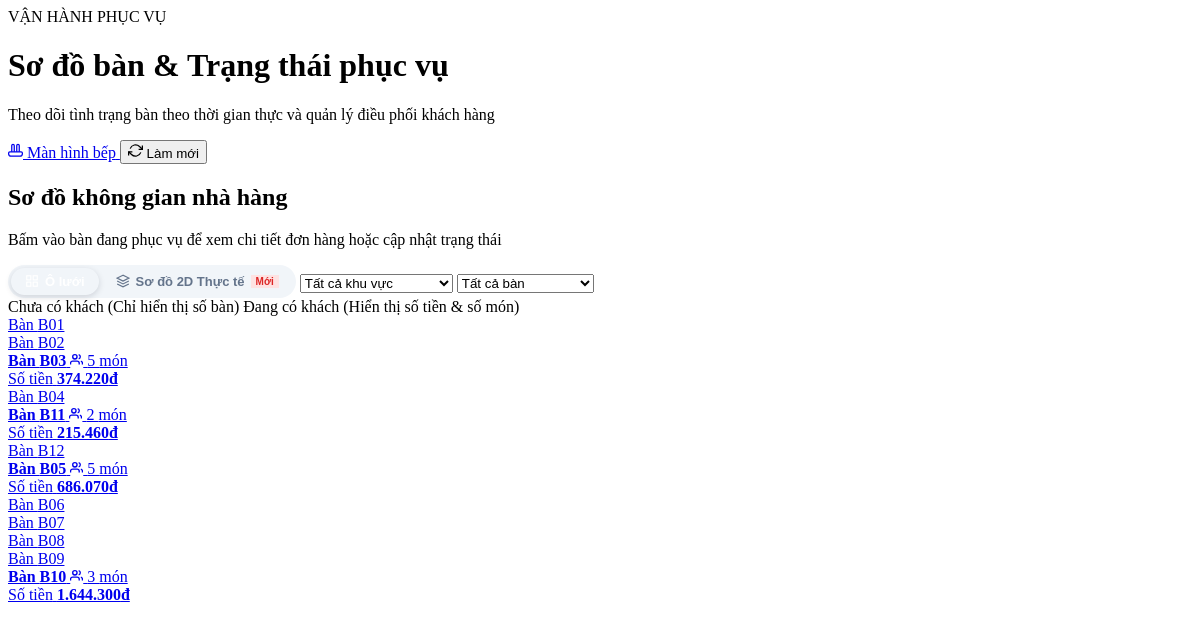
The page /pages/staff.php on the database its author committed.
### tables this page shows
CREATE TABLE `dining_tables` (
  `id` int(11) NOT NULL AUTO_INCREMENT,
  `code` varchar(20) NOT NULL,
  `name` varchar(100) NOT NULL,
  `area_id` int(11) NOT NULL,
  `capacity` int(11) NOT NULL DEFAULT 4,
  `pos_x` float NOT NULL DEFAULT 15,
  `pos_y` float NOT NULL DEFAULT 20,
  `shape` enum('square','round','rectangle') NOT NULL DEFAULT 'square',
  `width` int(11) NOT NULL DEFAULT 85,
  `height` int(11) NOT NULL DEFAULT 85,
  `status` enum('active','maintenance','hidden') NOT NULL DEFAULT 'active',
  `sort_order` int(11) NOT NULL DEFAULT 0,
  `created_at` datetime DEFAULT current_timestamp(),
  PRIMARY KEY (`id`),
  UNIQUE KEY `code` (`code`),
  KEY `idx_table_area` (`area_id`),
  KEY `idx_table_code` (`code`),
  KEY `idx_table_status` (`status`),
  CONSTRAINT `fk_dining_tables_area` FOREIGN KEY (`area_id`) REFERENCES `restaurant_areas` (`id`) ON UPDATE CASCADE
);

### includes/tables.php (called while the page is built, shortened)
<?php
require_once __DIR__ . '/../config/database.php';
function fetchOccupiedTables(PDO $pdo): array {
    $stmt = $pdo->query("
        SELECT o.`table_code`, i.`item_name` AS `name`, i.`unit_price` AS `price`, i.`qty`, i.`status`
        FROM `order_items` i
        JOIN `orders` o ON o.`id` = i.`order_id`
        WHERE o.`status` = 'open'
        ORDER BY o.`table_code`, i.`id`
    ");
    $itemsByTable = [];
    foreach ($stmt->fetchAll() as $row) {
        $itemsByTable[$row['table_code']][] = $row;
    }
    $occupied = [];
    foreach ($itemsByTable as $tableCode => $items) {
        try {
            $bill = calculateBill($items);
        } catch (InvalidArgumentException $e) {
            error_log('tables: ' . $tableCode . ' ' . $e->getMessage());
            continue;
        }
        if ($bill['lines'] !== []) {
            $occupied[$tableCode] = [
                'item_count' => count($bill['lines']),
                'total'      => $bill['total']
            ];
        }
    }
    return $occupied;
}
function getAllDiningTables(string $filterArea = '', string $filterStatus = '', string $keyword = ''): array {
    $pdo = getDbConnection();
    $sql = "
        SELECT t.*,
               a.`name` AS `area_name`,
               a.`code` AS `area_code`,
               a.`status` AS `area_status`
        FROM `dining_tables` t
        JOIN `restaurant_areas` a ON a.`id` = t.`area_id`
        WHERE 1=1
    ";
    $params = [];
    if (!empty($filterStatus) && $filterStatus !== 'all') {
        if ($filterStatus === 'not_hidden') {
            $sql .= " AND t.`status` != 'hidden'";
        } else {
            $sql .= " AND t.`status` = :status";
            $params[':status'] = $filterStatus;
        }
    }
    $sql .= " ORDER BY a.`sort_order` ASC, t.`sort_order` ASC, t.`code` ASC";
    $stmt = $pdo->prepare($sql);
    $stmt->execute($params);
    $tables = $stmt->fetchAll(PDO::FETCH_ASSOC);
    $occupiedTables = [];
    try {
        $occupiedTables = fetchOccupiedTables($pdo);
    } catch (Exception $e) {
        error_log('sync occupied tables error: ' . $e->getMessage());
    }
    foreach ($tables as &$t) {
        $occ = $occupiedTables[$t['code']] ?? null;
    }
    return $tables;
}

### includes/billing.php (called while the page is built, shortened)
<?php
function getBillingConfig(): array {
    static $config = null;
    if ($config === null) {
        $config = require __DIR__ . '/../config/billing.php';
    }
    return $config;
}
function calculateBill(array $items, array $discount = [], ?array $config = null): array {
    $config = $config ?? getBillingConfig();
    $lines    = buildBillLines($items, $config['excluded_statuses']);
    $subtotal = array_sum(array_column($lines, 'amount'));
    $discountType   = $discount['type'] ?? DISCOUNT_NONE;
    $discountValue  = (int) ($discount['value'] ?? 0);
    $discountAmount = calculateDiscountAmount($subtotal, $discountType, $discountValue);
    $afterDiscount = $subtotal - $discountAmount;
    $serviceFee    = roundMoney($afterDiscount * $config['service_fee_rate']);
    $taxable       = $afterDiscount + $serviceFee;
    $vat           = roundMoney($taxable * $config['vat_rate']);
    return [
        'lines'           => $lines,
        'subtotal'        => $subtotal,
        'discount_type'   => $discountType,
        'discount_value'  => $discountType === DISCOUNT_NONE ? 0 : $discountValue,
        'discount_amount' => $discountAmount,
        'service_fee'     => $serviceFee,
        'vat'             => $vat,
        'total'           => $taxable + $vat,
        'vat_rate'        => $config['vat_rate'],
        'service_rate'    => $config['service_fee_rate'],
    ];
}
function buildBillLines(array $items, array $excludedStatuses): array {
    $lines = [];
    foreach ($items as $item) {
        $price = (int) ($item['price'] ?? 0);
        $qty   = (int) ($item['qty'] ?? 0);
        $lines[] = [
            'name'   => (string) ($item['name'] ?? ''),
            'price'  => $price,
            'qty'    => $qty,
            'amount' => $price * $qty,
        ];
    }
    return $lines;
}
function calculateDiscountAmount(int $subtotal, string $type, int $value): int {
    switch ($type) {
        case DISCOUNT_NONE:
            return 0;
    }
}
function roundMoney(float $amount): int {
    return (int) round($amount, 0, PHP_ROUND_HALF_UP);
}

### config/database.php (called while the page is built, shortened)
<?php
if (!function_exists('assetUrl')) {
    function assetUrl(string $path): string {
        $file = dirname(__DIR__) . '/' . ltrim($path, '/\\');
        return $path . (is_file($file) ? '?v=' . filemtime($file) : '');
    }
}

### pages/staff.php (the view, shortened to what this page needs)
<?php
require_once __DIR__ . '/../includes/tables.php';
try {
    $occupiedTables = fetchOccupiedTables(getOrdersDb());
} catch (RuntimeException | PDOException $e) {
    error_log('staff page: ' . $e->getMessage());
    $dbError = 'Không tải được trạng thái bàn, vui lòng thử lại.';
}
?>
<div class="dash-header">
  <div>
    <span class="eyebrow">VẬN HÀNH PHỤC VỤ</span>
    <h1>Sơ đồ bàn & Trạng thái phục vụ</h1>
    <p>Theo dõi tình trạng bàn theo thời gian thực và quản lý điều phối khách hàng</p>
  </div>
  <div class="header-action-group">
    <a class="btn btn-outline" href="index.php?page=kitchen">
      <svg width="15" height="15" viewBox="0 0 24 24" fill="none" stroke="currentColor" stroke-width="2"><path d="M6 13.8V4a2 2 0 1 1 4 0v9.8"></path><path d="M14 13.8V4a2 2 0 1 1 4 0v9.8"></path><path d="M3 14h18a2 2 0 0 1 2 2v1a4 4 0 0 1-4 4H5a4 4 0 0 1-4-4v-1a2 2 0 0 1 2-2z"></path></svg>
      <span>Màn hình bếp</span>
    </a>
    <button class="btn btn-primary-tool" data-toast="Đã đồng bộ lại sơ đồ bàn">
      <svg width="15" height="15" viewBox="0 0 24 24" fill="none" stroke="currentColor" stroke-width="2"><polyline points="23 4 23 10 17 10"></polyline><polyline points="1 20 1 14 7 14"></polyline><path d="M3.51 9a9 9 0 0 1 14.85-3.36L23 10M1 14l4.64 4.36A9 9 0 0 0 20.49 15"></path></svg>
      <span>Làm mới</span>
    </button>
  </div>
</div>
<section class="panel floor-panel">
  <div class="panel-title floor-panel-head">
    <div>
      <h2>Sơ đồ không gian nhà hàng</h2>
      <p class="muted">Bấm vào bàn đang phục vụ để xem chi tiết đơn hàng hoặc cập nhật trạng thái</p>
    </div>
    <div class="filter-row">
      <div class="view-mode-toggle">
        <button type="button" class="view-toggle-btn active" id="btn-toggle-grid" title="Chế độ ô lưới truyền thống">
          <svg width="14" height="14" viewBox="0 0 24 24" fill="none" stroke="currentColor" stroke-width="2"><rect x="3" y="3" width="7" height="7"></rect><rect x="14" y="3" width="7" height="7"></rect><rect x="14" y="14" width="7" height="7"></rect><rect x="3" y="14" width="7" height="7"></rect></svg>
          <span>Ô lưới</span>
        </button>
        <button type="button" class="view-toggle-btn" id="btn-toggle-visual" title="Sơ đồ 2D theo bố cục không gian thực tế">
          <svg width="14" height="14" viewBox="0 0 24 24" fill="none" stroke="currentColor" stroke-width="2"><polygon points="12 2 2 7 12 12 22 7 12 2"></polygon><polyline points="2 17 12 22 22 17"></polyline><polyline points="2 12 12 17 22 12"></polyline></svg>
          <span>Sơ đồ 2D Thực tế</span>
          <span class="badge-pill" style="font-size: 10px; background: #fee2e2; color: #dc2626; padding: 1px 5px;">Mới</span>
        </button>
      </div>
      <label class="select-wrapper">
        <select id="floor-zone-select">
          <option value="all">Tất cả khu vực</option>
        </select>
      </label>
      <label class="select-wrapper">
        <select id="floor-status-select">
          <option value="all">Tất cả bàn</option>
        </select>
      </label>
    </div>
  </div>
  <div class="legend">
    <span class="legend-item"><i class="legend-dot empty"></i> Chưa có khách (Chỉ hiển thị số bàn)</span>
    <span class="legend-item"><i class="legend-dot occupied"></i> Đang có khách (Hiển thị số tiền & số món)</span>
  </div>
  <div class="floor-grid" id="restaurant-floor-grid">
    <?php
    $tables = getAllDiningTables('', 'not_hidden');
    foreach ($tables as $t):
      $isMaintenance = ($t['status'] === 'maintenance');
      $hasGuests     = $t['is_occupied'] && !$isMaintenance;
    ?>
      <?php if ($isMaintenance): ?>
        <div class="table-tile table-cleaning" data-table="<?=$t['code']?>" data-status="empty" data-zone="<?=$t['area_code']?>" title="Bàn <?=$t['code']?>: Đang bảo trì / không khả dụng" style="opacity: 0.65; cursor: not-allowed;">
          <div class="table-tile-top">
            <b class="table-name" style="color: var(--muted);"><?=$t['code']?></b>
            <span class="badge-pill" style="background: #e2e8f0; color: #64748b; font-size: 11px;">Bảo trì</span>
          </div>
          <div class="table-tile-bottom" style="background: transparent;">
            <small style="color: #64748b;">Tạm ngưng phục vụ</small>
          </div>
        </div>
      <?php elseif (!$hasGuests): ?>
        <a href="index.php?page=table-order&table=<?=$t['code']?>" class="table-tile table-empty" data-table="<?=$t['code']?>" data-status="empty" data-zone="<?=$t['area_code']?>" title="Bàn <?=$t['code']?>: Chưa có khách (Bấm để mở bàn)">
          <div class="table-empty-body">
            <span class="table-number-only">Bàn <?=$t['code']?></span>
          </div>
        </a>
      <?php else: ?>
        <a href="index.php?page=table-order&table=<?=$t['code']?>" class="table-tile table-occupied" data-table="<?=$t['code']?>" data-status="occupied" data-zone="<?=$t['area_code']?>" title="Bàn <?=$t['code']?>: Có khách (Bấm để xem đơn)">
          <div class="table-tile-top">
            <b class="table-name">Bàn <?=$t['code']?></b>
            <span class="table-guest-pill">
              <svg width="13" height="13" viewBox="0 0 24 24" fill="none" stroke="currentColor" stroke-width="2.5"><path d="M17 21v-2a4 4 0 0 0-4-4H5a4 4 0 0 0-4 4v2"></path><circle cx="9" cy="7" r="4"></circle><path d="M23 21v-2a4 4 0 0 0-3-3.87"></path><path d="M16 3.13a4 4 0 0 1 0 7.75"></path></svg>
              <?=$t['occupied_items']?> món
            </span>
          </div>
          <div class="table-tile-bottom">
            <span class="table-amount-label">Số tiền</span>
            <b class="table-amount-value"><?=number_format($t['occupied_total'], 0, ',', '.')?>đ</b>
          </div>
        </a>
      <?php endif; ?>
    <?php endforeach; ?>
  </div>
  <link rel="stylesheet" href="<?= assetUrl('assets/css/visual-floor.css') ?>">
</section>

### assets/css/visual-floor.css (style rules this page uses)
.view-mode-toggle { display: inline-flex; align-items: center; background: #f1f5f9; border: 1px solid var(--line); border-radius: 30px; padding: 3px; gap: 3px; }
.view-toggle-btn { display: inline-flex; align-items: center; gap: 6px; padding: 6px 14px; font-size: 13px; font-weight: 700; color: #64748b; border: none; background: transparent; border-radius: 24px; cursor: pointer; transition: all 0.2s ease; }
.view-toggle-btn svg { stroke: #64748b; transition: stroke 0.2s ease; }
.view-toggle-btn.active { background: var(--navy); color: #ffffff; box-shadow: 0 2px 6px rgba(15, 23, 42, 0.15); }
.view-toggle-btn.active svg { stroke: #ffffff; }

### rows shown on the page
dining_tables: code "B01"
dining_tables: code "B02"
dining_tables: code "B03", occupied_items "5", occupied_total "374.220"
dining_tables: code "B04"
dining_tables: code "B11", occupied_items "2", occupied_total "215.460"
dining_tables: code "B12"
dining_tables: code "B05", occupied_items "5", occupied_total "686.070"
dining_tables: code "B06"
dining_tables: code "B07"
dining_tables: code "B08"
dining_tables: code "B09"
dining_tables: code "B10", area "3", occupied_total "1.644.300"
